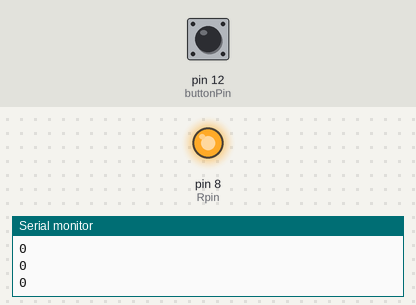
The sketch below on a simulated Arduino Uno, built with avr-gcc and run on an emulated ATmega328P. Shown: output pins drawn as LEDs (lit = HIGH), the last lines printed to the serial monitor. The inputs (shaded band) are chosen by the test bench; at power-on: pin 12 (buttonPin) LOW.

Above: at 1.2 s.
1.3 s: pin 12 (buttonPin) pulled HIGH for 0.15 s
At 1.5 s:
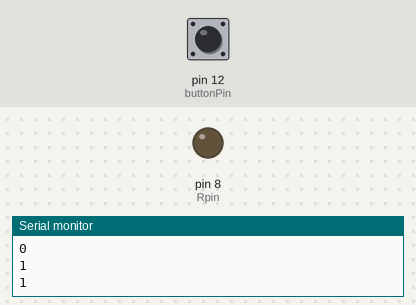
3.1 s: pin 12 (buttonPin) pulled HIGH for 3.2 s
At 7.1 s:
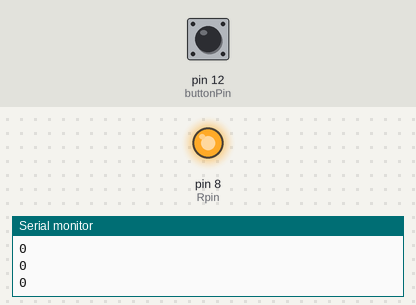
Timing chart, 0 to 8.6 s (numbered marks = the images above; inputs shaded):
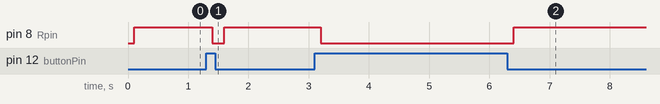

Measured:
- after the input at 1.3 s, pin 8 (Rpin): HIGH → LOW after 0.10 s, → HIGH 0.20 s later
- after the input at 3.1 s, pin 8 (Rpin): HIGH → LOW after 0.10 s, → HIGH 3.2 s later

The sketch:

sketch_basic_pushpin_ciruit.ino
```cpp
int Rpin=8;
int buttonPin=12;
int buttonRead;
int dt=100;
void setup() {
  // put your setup code here, to run once:
Serial.begin(9600);
pinMode(Rpin,OUTPUT);
pinMode(buttonPin,INPUT);
}

void loop() {
  // put your main code here, to run repeatedly:
buttonRead=digitalRead(buttonPin);
Serial.println(buttonRead);
delay(dt);

if (buttonRead>=1){
  digitalWrite(Rpin,LOW);
  buttonRead=buttonRead+1;
  }
if (buttonRead<=0){
  digitalWrite(Rpin,HIGH);
  buttonRead=buttonRead-1;
}
}
```
